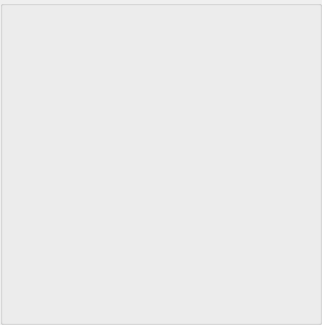
   <widget class="QGroupBox" name="groupBox_keyboardBg">
    <property name="geometry">
     <rect>
      <x>463</x>
      <y>120</y>
      <width>322</width>
      <height>325</height>
     </rect>
    </property>
    <property name="title">
     <string/>
    </property>
    <widget class="QPushButton" name="pushButton_1">
     <property name="geometry">
      <rect>
       <x>0</x>
       <y>0</y>
       <width>60</width>
       <height>60</height>
      </rect>
     </property>
     <property name="focusPolicy">
      <enum>Qt::NoFocus</enum>
     </property>
     <property name="styleSheet">
      <string notr="true">QPushButton{border:none;background-image: url(:/images/key01.gif);} 
QPushButton:pressed{border:none;background-image: url(:/images/key01_down.gif);} </string>
     </property>
     <property name="text">
      <string/>
     </property>
    </widget>
    <widget class="QPushButton" name="pushButton_2">
     <property name="geometry">
      <rect>
       <x>65</x>
       <y>0</y>
       <width>60</width>
       <height>60</height>
      </rect>
     </property>
     <property name="focusPolicy">
      <enum>Qt::NoFocus</enum>
     </property>
     <property name="styleSheet">
      <string notr="true">QPushButton{border:none;background-image: url(:/images/key02.gif);} 
QPushButton:pressed{border:none;background-image: url(:/images/key02_down.gif);} </string>
     </property>
     <property name="text">
      <string/>
     </property>
    </widget>
    <widget class="QPushButton" name="pushButton_3">
     <property name="geometry">
      <rect>
       <x>130</x>
       <y>0</y>
       <width>60</width>
       <height>60</height>
      </rect>
     </property>
     <property name="focusPolicy">
      <enum>Qt::NoFocus</enum>
     </property>
     <property name="styleSheet">
      <string notr="true">QPushButton{border:none;background-image: url(:/images/key03.gif);} 
QPushButton:pressed{border:none;background-image: url(:/images/key03_down.gif);} </string>
     </property>
     <property name="text">
      <string/>
     </property>
    </widget>
    <widget class="QPushButton" name="pushButton_delete">
     <property name="geometry">
      <rect>
       <x>0</x>
       <y>195</y>
       <width>60</width>
       <height>60</height>
      </rect>
     </property>
     <property name="focusPolicy">
      <enum>Qt::NoFocus</enum>
     </property>
     <property name="styleSheet">
      <string notr="true">QPushButton{border:none;background-image: url(:/images/key19.gif);} 
QPushButton:pressed{border:none;background-image: url(:/images/key19_down.gif);} </string>
     </property>
     <property name="text">
      <string/>
     </property>
    </widget>
    <widget class="QPushButton" name="pushButton_clear">
     <property name="geometry">
      <rect>
       <x>0</x>
       <y>260</y>
       <width>60</width>
       <height>60</height>
      </rect>
     </property>
     <property name="focusPolicy">
      <enum>Qt::NoFocus</enum>
     </property>
     <property name="styleSheet">
      <string notr="true">QPushButton{border:none;background-image: url(:/images/key18.gif);} 
QPushButton:pressed{border:none;background-image: url(:/images/key18_down.gif);} </string>
     </property>
     <property name="text">
      <string/>
     </property>
    </widget>
    <widget class="QPushButton" name="pushButton_6">
     <property name="geometry">
      <rect>
       <x>130</x>
       <y>65</y>
       <width>60</width>
       <height>60</height>
      </rect>
     </property>
     <property name="focusPolicy">
      <enum>Qt::NoFocus</enum>
     </property>
     <property name="styleSheet">
      <string notr="true">QPushButton{border:none;background-image: url(:/images/key06.gif);} 
QPushButton:pressed{border:none;background-image: url(:/images/key06_down.gif);} </string>
     </property>
     <property name="text">
      <string/>
     </property>
    </widget>
    <widget class="QPushButton" name="pushButton_5">
     <property name="geometry">
      <rect>
       <x>65</x>
       <y>65</y>
       <width>60</width>
       <height>60</height>
      </rect>
     </property>
     <property name="focusPolicy">
      <enum>Qt::NoFocus</enum>
     </property>
     <property name="styleSheet">
      <string notr="true">QPushButton{border:none;background-image: url(:/images/key05.gif);} 
QPushButton:pressed{border:none;background-image: url(:/images/key05_down.gif);} </string>
     </property>
     <property name="text">
      <string/>
     </property>
    </widget>
    <widget class="QPushButton" name="pushButton_4">
     <property name="geometry">
      <rect>
       <x>0</x>
       <y>65</y>
       <width>60</width>
       <height>60</height>
      </rect>
     </property>
     <property name="focusPolicy">
      <enum>Qt::NoFocus</enum>
     </property>
     <property name="styleSheet">
      <string notr="true">QPushButton{border:none;background-image: url(:/images/key04.gif);} 
QPushButton:pressed{border:none;background-image: url(:/images/key04_down.gif);} </string>
     </property>
     <property name="text">
      <string/>
     </property>
    </widget>
    <widget class="QPushButton" name="pushButton_8">
     <property name="geometry">
      <rect>
       <x>65</x>
       <y>130</y>
       <width>60</width>
       <height>60</height>
      </rect>
     </property>
     <property name="focusPolicy">
      <enum>Qt::NoFocus</enum>
     </property>
     <property name="styleSheet">
      <string notr="true">QPushButton{border:none;background-image: url(:/images/key08.gif);} 
QPushButton:pressed{border:none;background-image: url(:/images/key08_down.gif);} </string>
     </property>
     <property name="text">
      <string/>
     </property>
    </widget>
    <widget class="QPushButton" name="pushButton_7">
     <property name="geometry">
      <rect>
       <x>0</x>
       <y>130</y>
       <width>60</width>
       <height>60</height>
      </rect>
     </property>
     <property name="focusPolicy">
      <enum>Qt::NoFocus</enum>
     </property>
     <property name="styleSheet">
      <string notr="true">QPushButton{border:none;background-image: url(:/images/key07.gif);} 
QPushButton:pressed{border:none;background-image: url(:/images/key07_down.gif);} </string>
     </property>
     <property name="text">
      <string/>
     </property>
    </widget>
    <widget class="QPushButton" name="pushButton_9">
     <property name="geometry">
      <rect>
       <x>130</x>
       <y>130</y>
       <width>60</width>
       <height>60</height>
      </rect>
     </property>
     <property name="focusPolicy">
      <enum>Qt::NoFocus</enum>
     </property>
     <property name="styleSheet">
      <string notr="true">QPushButton{border:none;background-image: url(:/images/key09.gif);} 
QPushButton:pressed{border:none;background-image: url(:/images/key09_down.gif);} </string>
     </property>
     <property name="text">
      <string/>
     </property>
    </widget>
    <widget class="QPushButton" name="pushButton_point">
     <property name="geometry">
      <rect>
       <x>130</x>
       <y>195</y>
       <width>60</width>
       <height>60</height>
      </rect>
     </property>
     <property name="focusPolicy">
      <enum>Qt::NoFocus</enum>
     </property>
     <property name="styleSheet">
      <string notr="true">QPushButton{border:none;background-image: url(:/images/key11.gif);} 
QPushButton:pressed{border:none;background-image: url(:/images/key11_down.gif);} </string>
     </property>
     <property name="text">
      <string/>
     </property>
    </widget>
    <widget class="QPushButton" name="pushButton_back">
     <property name="geometry">
      <rect>
       <x>195</x>
       <y>130</y>
       <width>127</width>
       <height>60</height>
      </rect>
     </property>
     <property name="focusPolicy">
      <enum>Qt::NoFocus</enum>
     </property>
     <property name="styleSheet">
      <string notr="true">QPushButton{border:none;background-image: url(:/images/key13.gif);} 
QPushButton:pressed{border:none;background-image: url(:/images/key13_down.gif);} </string>
     </property>
     <property name="text">
      <string/>
     </property>
    </widget>
    <widget class="QPushButton" name="pushButton_0">
     <property name="geometry">
      <rect>
       <x>65</x>
       <y>195</y>
       <width>60</width>
       <height>60</height>
      </rect>
     </property>
     <property name="focusPolicy">
      <enum>Qt::NoFocus</enum>
     </property>
     <property name="styleSheet">
      <string notr="true">QPushButton{border:none;background-image: url(:/images/key10.gif);} 
QPushButton:pressed{border:none;background-image: url(:/images/key10_down.gif);} </string>
     </property>
     <property name="text">
      <string/>
     </property>
    </widget>
    <widget class="QPushButton" name="pushButton_examination">
     <property name="geometry">
      <rect>
       <x>195</x>
       <y>0</y>
       <width>127</width>
       <height>60</height>
      </rect>
     </property>
     <property name="focusPolicy">
      <enum>Qt::NoFocus</enum>
     </property>
     <property name="styleSheet">
      <string notr="true">QPushButton{border:none;background-image: url(:/images/key12.gif);} 
QPushButton:pressed{border:none;background-image: url(:/images/key12_down.gif);} </string>
     </property>
     <property name="text">
      <string/>
     </property>
    </widget>
    <widget class="QPushButton" name="pushButton_cashier">
     <property name="geometry">
      <rect>
       <x>195</x>
       <y>65</y>
       <width>127</width>
       <height>60</height>
      </rect>
     </property>
     <property name="focusPolicy">
      <enum>Qt::NoFocus</enum>
     </property>
     <property name="styleSheet">
      <string notr="true">QPushButton{border:none;background-image: url(:/images/key14.gif);} 
QPushButton:pressed{border:none;background-image: url(:/images/key14_down.gif);} </string>
     </property>
     <property name="text">
      <string/>
     </property>
    </widget>
    <widget class="QPushButton" name="pushButton_menu">
     <property name="geometry">
      <rect>
       <x>130</x>
       <y>260</y>
       <width>60</width>
       <height>60</height>
      </rect>
     </property>
     <property name="focusPolicy">
      <enum>Qt::NoFocus</enum>
     </property>
     <property name="styleSheet">
      <string notr="true">QPushButton{border:none;background-image: url(:/images/key20.gif);} 
QPushButton:pressed{border:none;background-image: url(:/images/key20_down.gif);} </string>
     </property>
     <property name="text">
      <string/>
     </property>
    </widget>
    <widget class="QPushButton" name="pushButton_submits">
     <property name="geometry">
      <rect>
       <x>195</x>
       <y>195</y>
       <width>127</width>
       <height>125</height>
      </rect>
     </property>
     <property name="focusPolicy">
      <enum>Qt::NoFocus</enum>
     </property>
     <property name="styleSheet">
      <string notr="true">QPushButton{border:none;background-image: url(:/images/key16.gif);} 
QPushButton:pressed{border:none;background-image: url(:/images/key16_down.gif);} </string>
     </property>
     <property name="text">
      <string/>
     </property>
    </widget>
    <widget class="QPushButton" name="pushButton_add">
     <property name="geometry">
      <rect>
       <x>65</x>
       <y>260</y>
       <width>60</width>
       <height>60</height>
      </rect>
     </property>
     <property name="focusPolicy">
      <enum>Qt::NoFocus</enum>
     </property>
     <property name="styleSheet">
      <string notr="true">QPushButton{border:none;background-image: url(:/images/key17.gif);} 
QPushButton:pressed{border:none;background-image: url(:/images/key17_down.gif);} </string>
     </property>
     <property name="text">
      <string/>
     </property>
    </widget>
    <widget class="QPushButton" name="pushButton_backs">
     <property name="geometry">
      <rect>
       <x>195</x>
       <y>0</y>
       <width>127</width>
       <height>190</height>
      </rect>
     </property>
     <property name="focusPolicy">
      <enum>Qt::NoFocus</enum>
     </property>
     <property name="styleSheet">
      <string notr="true">QPushButton{border:none;background-image: url(:/images/key15.gif);} 
QPushButton:pressed{border:none;background-image: url(:/images/key15_down.gif);} </string>
     </property>
     <property name="text">
      <string/>
     </property>
    </widget>
    <widget class="QPushButton" name="pushButton_upload">
     <property name="geometry">
      <rect>
       <x>195</x>
       <y>65</y>
       <width>127</width>
       <height>125</height>
      </rect>
     </property>
     <property name="focusPolicy">
      <enum>Qt::NoFocus</enum>
     </property>
     <property name="styleSheet">
      <string notr="true">QPushButton{border:none;background-image: url(:/images/key26.gif);} 
QPushButton:pressed{border:none;background-image: url(:/images/key26_down.gif);} </string>
     </property>
     <property name="text">
      <string/>
     </property>
    </widget>
    <zorder>pushButton_backs</zorder>
    <zorder>pushButton_upload</zorder>
    <zorder>pushButton_menu</zorder>
    <zorder>pushButton_1</zorder>
    <zorder>pushButton_2</zorder>
    <zorder>pushButton_3</zorder>
    <zorder>pushButton_clear</zorder>
    <zorder>pushButton_6</zorder>
    <zorder>pushButton_5</zorder>
    <zorder>pushButton_4</zorder>
    <zorder>pushButton_8</zorder>
    <zorder>pushButton_7</zorder>
    <zorder>pushButton_9</zorder>
    <zorder>pushButton_point</zorder>
    <zorder>pushButton_back</zorder>
    <zorder>pushButton_0</zorder>
    <zorder>pushButton_examination</zorder>
    <zorder>pushButton_cashier</zorder>
    <zorder>pushButton_submits</zorder>
    <zorder>pushButton_add</zorder>
    <zorder>pushButton_delete</zorder>
   </widget>
